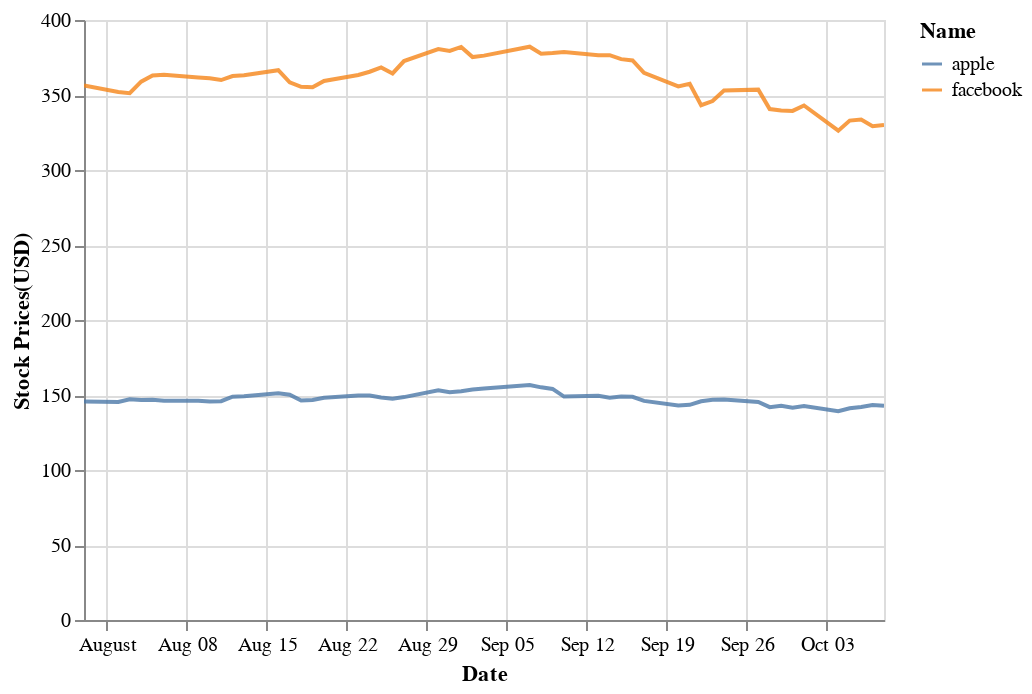

Notebook source saved alongside this figure:
### Code cell
chart = (
    alt.Chart(data)
    .mark_line(opacity=0.8, clip=True)
    .encode(
        x="Date:T",
        y=alt.Y("Stock Prices(USD):Q", stack=None),
        color='Name:N'
    )
)
chart

### Figure 1 — Vega-Lite specification as saved in the notebook (floating-point values rounded to 4 significant figures)
{"config": {"view": {"continuousWidth": 400, "continuousHeight": 300}}, "data": {"name": "data-ef6d917cfadd7c0ace85836667ee696b"}, "mark": {"type": "line", "clip": true, "opacity": 0.8}, "encoding": {"color": {"type": "nominal", "field": "Name"}, "x": {"type": "temporal", "field": "Date"}, "y": {"type": "quantitative", "field": "Stock Prices(USD)", "stack": null}}, "$schema": "https://vega.github.io/schema/vega-lite/v4.8.1.json", "datasets": {"data-ef6d917cfadd7c0ace85836667ee696b": [{"Date": "30 July 2021", "Name": "apple", "Stock Prices(USD)": 145.6}, {"Date": "02 August 2021", "Name": "apple", "Stock Prices(USD)": 145.3}, {"Date": "03 August 2021", "Name": "apple", "Stock Prices(USD)": 147.1}, {"Date": "04 August 2021", "Name": "apple", "Stock Prices(USD)": 146.7}, {"Date": "05 August 2021", "Name": "apple", "Stock Prices(USD)": 146.8}, {"Date": "06 August 2021", "Name": "apple", "Stock Prices(USD)": 146.1}, {"Date": "09 August 2021", "Name": "apple", "Stock Prices(USD)": 146.1}, {"Date": "10 August 2021", "Name": "apple", "Stock Prices(USD)": 145.6}, {"Date": "11 August 2021", "Name": "apple", "Stock Prices(USD)": 145.9}, {"Date": "12 August 2021", "Name": "apple", "Stock Prices(USD)": 148.9}, {"Date": "13 August 2021", "Name": "apple", "Stock Prices(USD)": 149.1}, {"Date": "16 August 2021", "Name": "apple", "Stock Prices(USD)": 151.1}, {"Date": "17 August 2021", "Name": "apple", "Stock Prices(USD)": 150.2}, {"Date": "18 August 2021", "Name": "apple", "Stock Prices(USD)": 146.4}, {"Date": "19 August 2021", "Name": "apple", "Stock Prices(USD)": 146.7}, {"Date": "20 August 2021", "Name": "apple", "Stock Prices(USD)": 148.2}, {"Date": "23 August 2021", "Name": "apple", "Stock Prices(USD)": 149.7}, {"Date": "24 August 2021", "Name": "apple", "Stock Prices(USD)": 149.6}, {"Date": "25 August 2021", "Name": "apple", "Stock Prices(USD)": 148.4}, {"Date": "26 August 2021", "Name": "apple", "Stock Prices(USD)": 147.5}, {"Date": "27 August 2021", "Name": "apple", "Stock Prices(USD)": 148.6}, {"Date": "30 August 2021", "Name": "apple", "Stock Prices(USD)": 153.1}, {"Date": "31 August 2021", "Name": "apple", "Stock Prices(USD)": 151.8}, {"Date": "01 September 2021", "Name": "apple", "Stock Prices(USD)": 152.5}, {"Date": "02 September 2021", "Name": "apple", "Stock Prices(USD)": 153.6}, {"Date": "03 September 2021", "Name": "apple", "Stock Prices(USD)": 154.3}, {"Date": "07 September 2021", "Name": "apple", "Stock Prices(USD)": 156.7}, {"Date": "08 September 2021", "Name": "apple", "Stock Prices(USD)": 155.1}, {"Date": "09 September 2021", "Name": "apple", "Stock Prices(USD)": 154.1}, {"Date": "10 September 2021", "Name": "apple", "Stock Prices(USD)": 149.0}, {"Date": "13 September 2021", "Name": "apple", "Stock Prices(USD)": 149.6}, {"Date": "14 September 2021", "Name": "apple", "Stock Prices(USD)": 148.1}, {"Date": "15 September 2021", "Name": "apple", "Stock Prices(USD)": 149.0}, {"Date": "16 September 2021", "Name": "apple", "Stock Prices(USD)": 148.8}, {"Date": "17 September 2021", "Name": "apple", "Stock Prices(USD)": 146.1}, {"Date": "20 September 2021", "Name": "apple", "Stock Prices(USD)": 142.9}, {"Date": "21 September 2021", "Name": "apple", "Stock Prices(USD)": 143.4}, {"Date": "22 September 2021", "Name": "apple", "Stock Prices(USD)": 145.9}, {"Date": "23 September 2021", "Name": "apple", "Stock Prices(USD)": 146.8}, {"Date": "24 September 2021", "Name": "apple", "Stock Prices(USD)": 146.9}, {"Date": "27 September 2021", "Name": "apple", "Stock Prices(USD)": 145.4}, {"Date": "28 September 2021", "Name": "apple", "Stock Prices(USD)": 141.9}, {"Date": "29 September 2021", "Name": "apple", "Stock Prices(USD)": 142.8}, {"Date": "30 September 2021", "Name": "apple", "Stock Prices(USD)": 141.5}, {"Date": "01 October 2021", "Name": "apple", "Stock Prices(USD)": 142.6}, {"Date": "04 October 2021", "Name": "apple", "Stock Prices(USD)": 139.1}, {"Date": "05 October 2021", "Name": "apple", "Stock Prices(USD)": 141.1}, {"Date": "06 October 2021", "Name": "apple", "Stock Prices(USD)": 142.0}, {"Date": "07 October 2021", "Name": "apple", "Stock Prices(USD)": 143.3}, {"Date": "08 October 2021", "Name": "apple", "Stock Prices(USD)": 142.9}, {"Date": "30 July 2021", "Name": "facebook", "Stock Prices(USD)": 356.3}, {"Date": "02 August 2021", "Name": "facebook", "Stock Prices(USD)": 352.0}, {"Date": "03 August 2021", "Name": "facebook", "Stock Prices(USD)": 351.2}, {"Date": "04 August 2021", "Name": "facebook", "Stock Prices(USD)": 358.9}, {"Date": "05 August 2021", "Name": "facebook", "Stock Prices(USD)": 363.0}, {"Date": "06 August 2021", "Name": "facebook", "Stock Prices(USD)": 363.5}, {"Date": "09 August 2021", "Name": "facebook", "Stock Prices(USD)": 361.6}, {"Date": "10 August 2021", "Name": "facebook", "Stock Prices(USD)": 361.1}, {"Date": "11 August 2021", "Name": "facebook", "Stock Prices(USD)": 360.0}, {"Date": "12 August 2021", "Name": "facebook", "Stock Prices(USD)": 362.6}, {"Date": "13 August 2021", "Name": "facebook", "Stock Prices(USD)": 363.2}, {"Date": "16 August 2021", "Name": "facebook", "Stock Prices(USD)": 366.6}, {"Date": "17 August 2021", "Name": "facebook", "Stock Prices(USD)": 358.5}, {"Date": "18 August 2021", "Name": "facebook", "Stock Prices(USD)": 355.5}, {"Date": "19 August 2021", "Name": "facebook", "Stock Prices(USD)": 355.1}, {"Date": "20 August 2021", "Name": "facebook", "Stock Prices(USD)": 359.4}, {"Date": "23 August 2021", "Name": "facebook", "Stock Prices(USD)": 363.4}, {"Date": "24 August 2021", "Name": "facebook", "Stock Prices(USD)": 365.5}, {"Date": "25 August 2021", "Name": "facebook", "Stock Prices(USD)": 368.4}, {"Date": "26 August 2021", "Name": "facebook", "Stock Prices(USD)": 364.4}, {"Date": "27 August 2021", "Name": "facebook", "Stock Prices(USD)": 372.6}, {"Date": "30 August 2021", "Name": "facebook", "Stock Prices(USD)": 380.7}, {"Date": "31 August 2021", "Name": "facebook", "Stock Prices(USD)": 379.4}, {"Date": "01 September 2021", "Name": "facebook", "Stock Prices(USD)": 382.0}, {"Date": "02 September 2021", "Name": "facebook", "Stock Prices(USD)": 375.3}, {"Date": "03 September 2021", "Name": "facebook", "Stock Prices(USD)": 376.3}, {"Date": "07 September 2021", "Name": "facebook", "Stock Prices(USD)": 382.2}, {"Date": "08 September 2021", "Name": "facebook", "Stock Prices(USD)": 377.6}, {"Date": "09 September 2021", "Name": "facebook", "Stock Prices(USD)": 378.0}, {"Date": "10 September 2021", "Name": "facebook", "Stock Prices(USD)": 378.7}, {"Date": "13 September 2021", "Name": "facebook", "Stock Prices(USD)": 376.5}, {"Date": "14 September 2021", "Name": "facebook", "Stock Prices(USD)": 376.5}, {"Date": "15 September 2021", "Name": "facebook", "Stock Prices(USD)": 373.9}, {"Date": "16 September 2021", "Name": "facebook", "Stock Prices(USD)": 373.1}, {"Date": "17 September 2021", "Name": "facebook", "Stock Prices(USD)": 364.7}, {"Date": "20 September 2021", "Name": "facebook", "Stock Prices(USD)": 355.7}, {"Date": "21 September 2021", "Name": "facebook", "Stock Prices(USD)": 357.5}, {"Date": "22 September 2021", "Name": "facebook", "Stock Prices(USD)": 343.2}, {"Date": "23 September 2021", "Name": "facebook", "Stock Prices(USD)": 346.0}, {"Date": "24 September 2021", "Name": "facebook", "Stock Prices(USD)": 353.0}, {"Date": "27 September 2021", "Name": "facebook", "Stock Prices(USD)": 353.6}, {"Date": "28 September 2021", "Name": "facebook", "Stock Prices(USD)": 340.6}, {"Date": "29 September 2021", "Name": "facebook", "Stock Prices(USD)": 339.6}, {"Date": "30 September 2021", "Name": "facebook", "Stock Prices(USD)": 339.4}, {"Date": "01 October 2021", "Name": "facebook", "Stock Prices(USD)": 343.0}, {"Date": "04 October 2021", "Name": "facebook", "Stock Prices(USD)": 326.2}, {"Date": "05 October 2021", "Name": "facebook", "Stock Prices(USD)": 333.0}, {"Date": "06 October 2021", "Name": "facebook", "Stock Prices(USD)": 333.6}, {"Date": "07 October 2021", "Name": "facebook", "Stock Prices(USD)": 329.2}, {"Date": "08 October 2021", "Name": "facebook", "Stock Prices(USD)": 330.0}]}}
